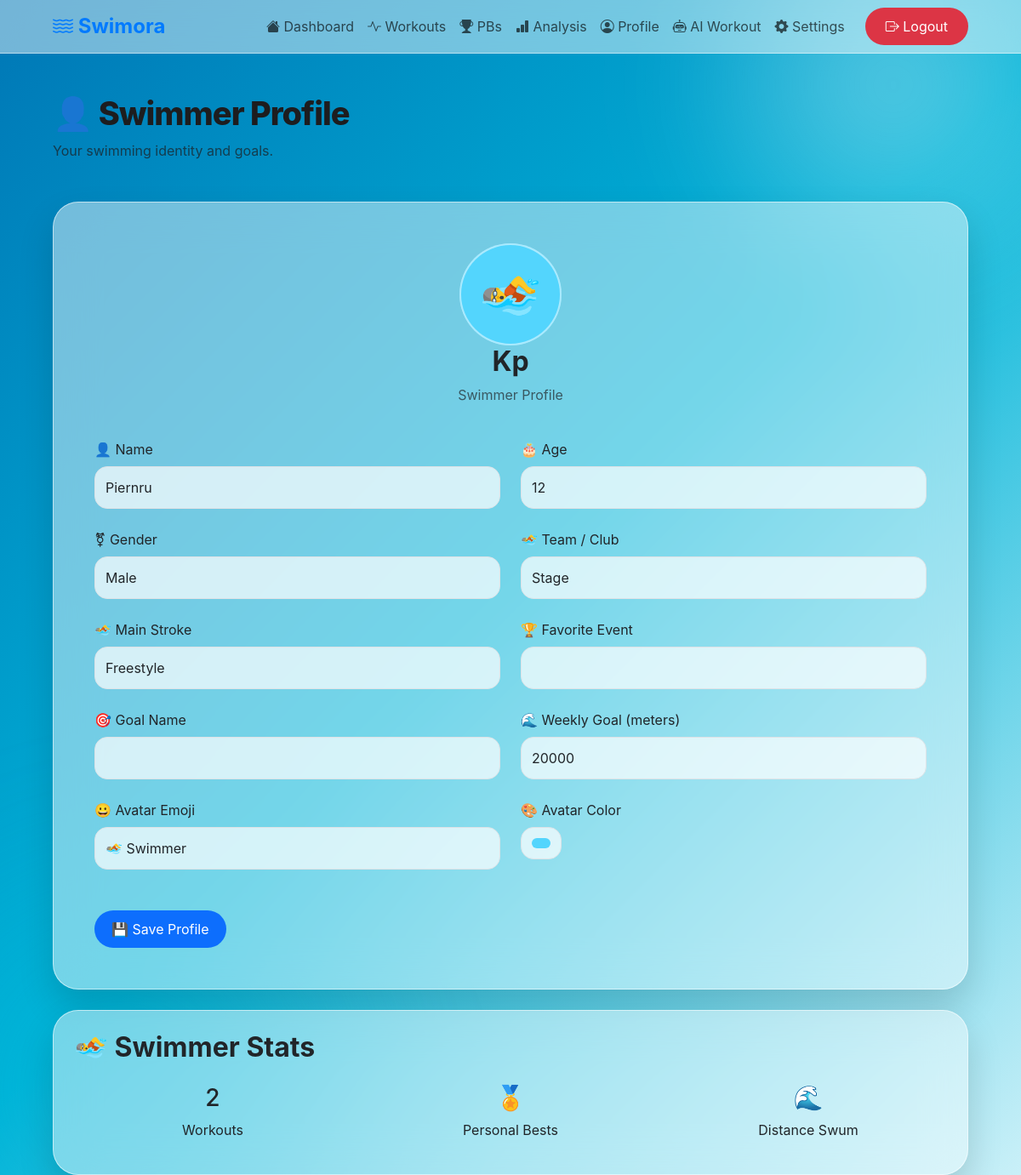
The app's page /profile (signed in) with its own data.
### models.py (models this page shows)
class User(db.Model, UserMixin):
    id = db.Column(db.Integer, primary_key=True)
    weekly_goal = db.Column(db.Integer, default=20000)
    goal_name = db.Column(
        db.String(100),
        default="Weekly Distance Goal"
    )
    username = db.Column(
        db.String(50),
        unique=True,
        nullable=False
    )
    email = db.Column(
        db.String(100),
        unique=True,
        nullable=False
    )
    password = db.Column(
        db.String(200),
        nullable=False
    )
    name = db.Column(db.String(100))
    gender = db.Column(db.String(20))
    age = db.Column(db.String(10))
    team = db.Column(db.String(100))
    stroke = db.Column(db.String(50))
    event = db.Column(db.String(50))
    avatar_emoji = db.Column(
        db.String(10),
        default="🏊"
    )
    avatar_color = db.Column(
        db.String(20),
        default="#0d6efd"
    )
    workouts = db.relationship(
        "Workout",
        backref="swimmer",
        lazy=True
    )
    pbs = db.relationship(
        "PersonalBest",
        backref="swimmer",
        lazy=True
    )

### app.py (the view, shortened to what this page needs)
@app.route("/profile", methods=["GET", "POST"])
@login_required
def profile():
    return render_template(
        "profile.html",
        user=current_user
    )

### app.py (called while the page is built)
@login_manager.user_loader
def load_user(user_id):
    return User.query.get(int(user_id))

### templates/profile.html (shortened to what this page needs)
{% extends "base.html" %}
{% block content %}
<div class="mb-5">
<h1>
👤 Swimmer Profile
</h1>
<p style="opacity:0.7;">
Your swimming identity and goals.
</p>
</div>
<div class="card p-5">
<div class="text-center mb-4">
<div class="profile-avatar"
     style="background-color: {{ user.avatar_color or '#ffc107' }};">
    {{ user.avatar_emoji or "🏊" }}
</div>
<h2>
{{ user.username }}
</h2>
<p style="opacity:0.7;">
Swimmer Profile
</p>
</div>
<form method="POST">
<div class="row g-4">
<div class="col-md-6">
<label class="form-label">
👤 Name
</label>
<input
type="text"
name="name"
class="form-control"
value="{{ user.name or '' }}">
</div>
<div class="col-md-6">
<label class="form-label">
🎂 Age
</label>
<input
type="number"
name="age"
class="form-control"
value="{{ user.age or '' }}">
</div>
<div class="col-md-6">
    <label class="form-label">
        ⚧ Gender
    </label>
    <select name="gender" class="form-select">
        <option value="Male"
        {% if user.gender == "Male" %}selected{% endif %}>
            Male
        </option>
    </select>
</div>
<div class="col-md-6">
<label class="form-label">
🏊 Team / Club
</label>
<input
type="text"
name="team"
class="form-control"
value="{{ user.team or '' }}">
</div>
<div class="col-md-6">
<label class="form-label">
🏊 Main Stroke
</label>
<select
name="stroke"
class="form-select">
<option>
Freestyle
</option>
</select>
</div>
<div class="col-md-6">
<label class="form-label">
🏆 Favorite Event
</label>
<input
type="text"
name="event"
class="form-control"
value="{{ user.event or '' }}">
</div>
<div class="col-md-6">
    <label class="form-label">
        🎯 Goal Name
    </label>
    <input
        type="text"
        name="goal_name"
        class="form-control"
        value="{{ user.goal_name or '' }}">
</div>
<div class="col-md-6">
    <label class="form-label">
        🌊 Weekly Goal (meters)
    </label>
    <input
        type="number"
        name="weekly_goal"
        class="form-control"
        value="{{ user.weekly_goal }}">
    </div>
<div class="col-md-6">
    <label class="form-label">
        😀 Avatar Emoji
    </label>
    <select name="avatar_emoji" class="form-select">
        <option value="🏊">🏊 Swimmer</option>
    </select>
</div>
<div class="col-md-6">
    <label class="form-label">
        🎨 Avatar Color
    </label>
    <input
        type="color"
        name="avatar_color"
        class="form-control form-control-color"
        value="{{ user.avatar_color or '#0d6efd' }}">
</div>
</div>
<button
class="btn btn-primary mt-5">
💾 Save Profile
</button>
</form>
</div>
<div class="card p-4 mt-4">
<h2>
🏊 Swimmer Stats
</h2>
<div class="row text-center mt-3">
<div class="col-md-4">
<h3>
{{ user.workouts|length if user.workouts else 0 }}
</h3>
<p>
Workouts
</p>
</div>
<div class="col-md-4">
<h3>
🏅
</h3>
<p>
Personal Bests
</p>
</div>
<div class="col-md-4">
<h3>
🌊
</h3>
<p>
Distance Swum
</p>
</div>
</div>
</div>
{% endblock %}

### static/css/style.css (style rules this page uses)
body { min-height: 100vh; background: linear-gradient( 135deg, #0077b6, #00b4d8, #caf0f8 ); font-family: -apple-system, BlinkMacSystemFont, "Segoe UI", Arial, sans-serif; color: #1d1d1f; position: relative; overflow-x: hidden; }
body::before { content: ""; position: fixed; width: 600px; height: 600px; background: radial-gradient( circle, rgba(255,255,255,0.35), transparent 65% ); top: -200px; right: -150px; filter: blur(50px); z-index: -1; }
body::after { content: ""; position: fixed; width: 700px; height: 700px; background: radial-gradient( circle, rgba(0,180,216,0.45), transparent 70% ); bottom: -250px; left: -200px; filter: blur(60px); z-index: -1; }
.card { background: rgba(255,255,255,0.45); backdrop-filter: blur(25px); -webkit-backdrop-filter: blur(25px); border-radius: 30px; border: 1px solid rgba(255,255,255,0.55); box-shadow: 0 20px 40px rgba(0,0,0,0.15); transition: 0.3s; }
.btn { border-radius: 999px; padding: 10px 20px; border: none; transition: 0.25s; }
.form-control, .form-select { border-radius: 15px; padding: 12px; background: rgba(255,255,255,0.7); }
h1 { font-size: 38px; font-weight: 800; letter-spacing: -1px; }
h2 { font-weight: 700; }
.profile-avatar { width:120px; height:120px; margin:auto; display:flex; align-items:center; justify-content:center; font-size:60px; border-radius:50%; background: rgba(0,122,255,0.15); backdrop-filter: blur(15px); border: 2px solid rgba(255,255,255,0.5); }

### records on screen
User: avatar_emoji "🏊", username "Kp", name "Piernru", age "12", gender "Male", team "Stage", weekly_goal "20000", avatar_color "#53d5fd"

### other values on screen
{{ user.workouts|length if user.workouts else 0 }} "2"
